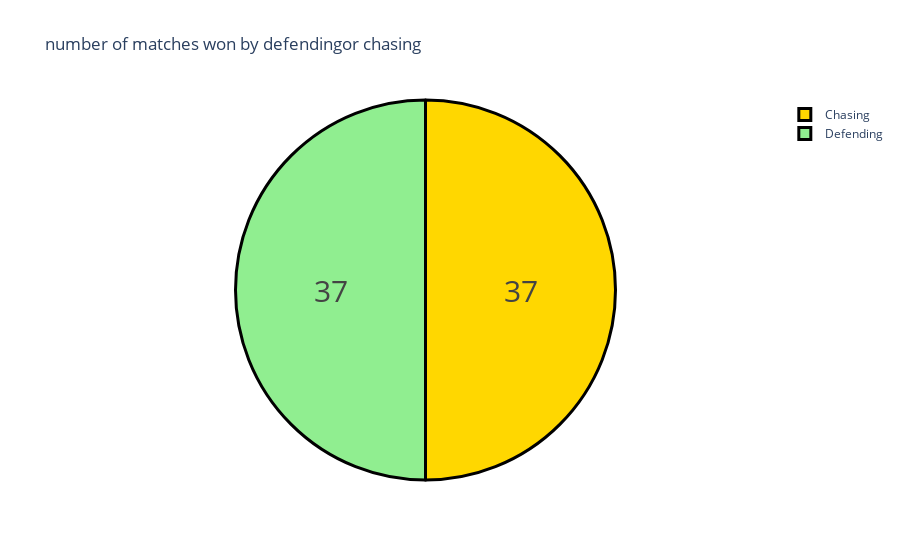

Notebook source saved alongside this figure:
### Markdown cell above
# Number of matches won by defending and chasing

### Code cell
data["won_by"] = data["won_by"].map({'Wickets' : "Chasing" ,
                                      'Runs' : "Defending"})
won_by = data["won_by"].value_counts()
label = won_by.index
counts = won_by.values

colors = ['gold' , 'lightgreen']
fig = go.Figure(data = [go.Pie(labels = label, values = counts)])
fig.update_layout(title_text = "number of matches won by defendingor chasing")
fig.update_traces(hoverinfo = 'label+percent' , textinfo = 'value', textfont_size = 30,
                 marker = dict(colors = colors, line = dict(color = "black" , width = 3)))
fig.show()

### Figure 1 — Plotly figure (JSON) as saved in the notebook; plotly's stock layout.template omitted (floating-point values rounded to 4 significant figures)
{"data": [{"hoverinfo": "label+percent", "labels": ["Chasing", "Defending"], "marker": {"colors": ["gold", "lightgreen"], "line": {"color": "black", "width": 3}}, "textfont": {"size": 30}, "textinfo": "value", "type": "pie", "values": [37, 37]}], "layout": {"autosize": true, "title": {"text": "number of matches won by defendingor chasing"}}}
